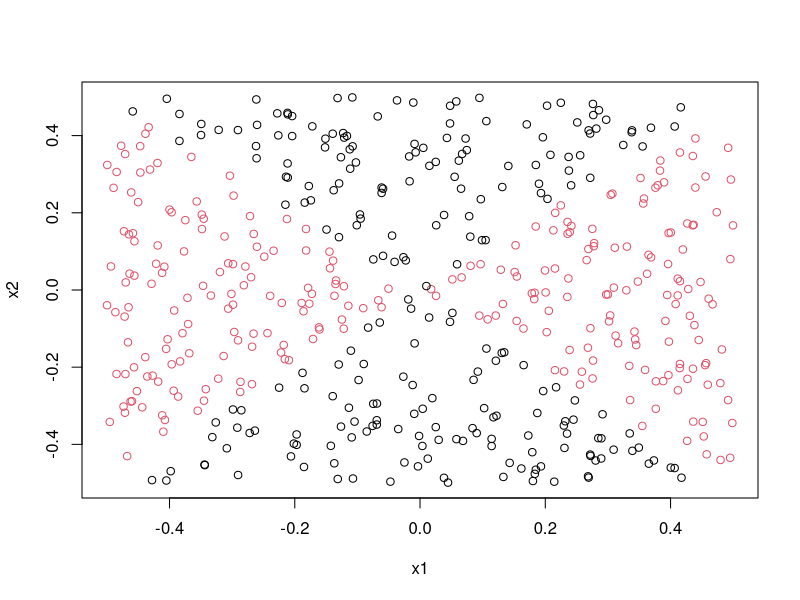
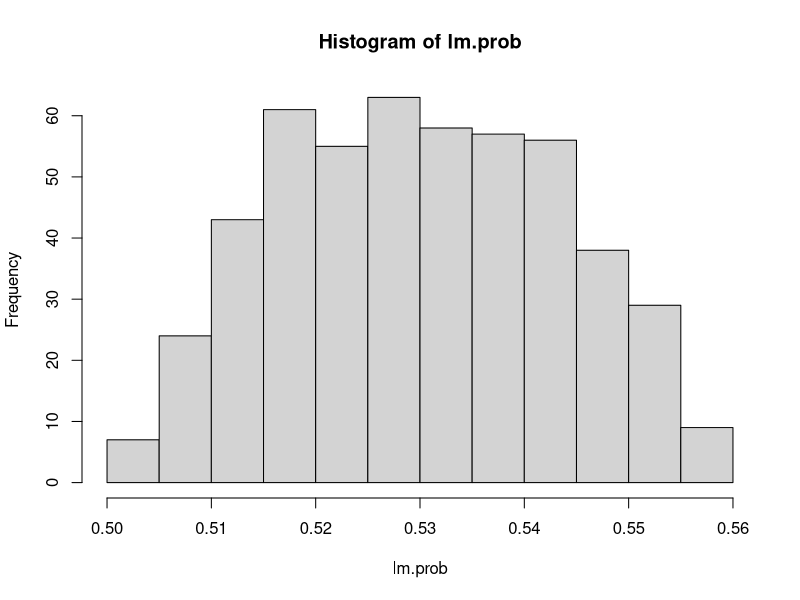
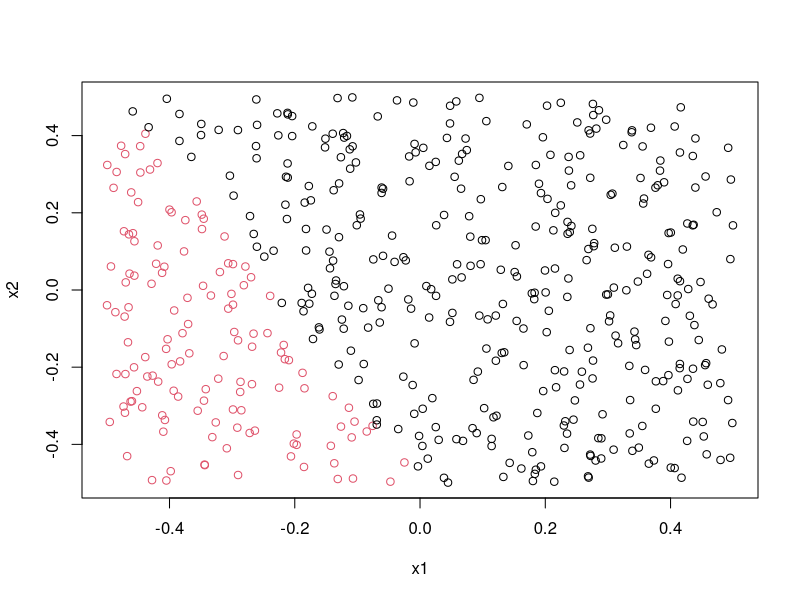
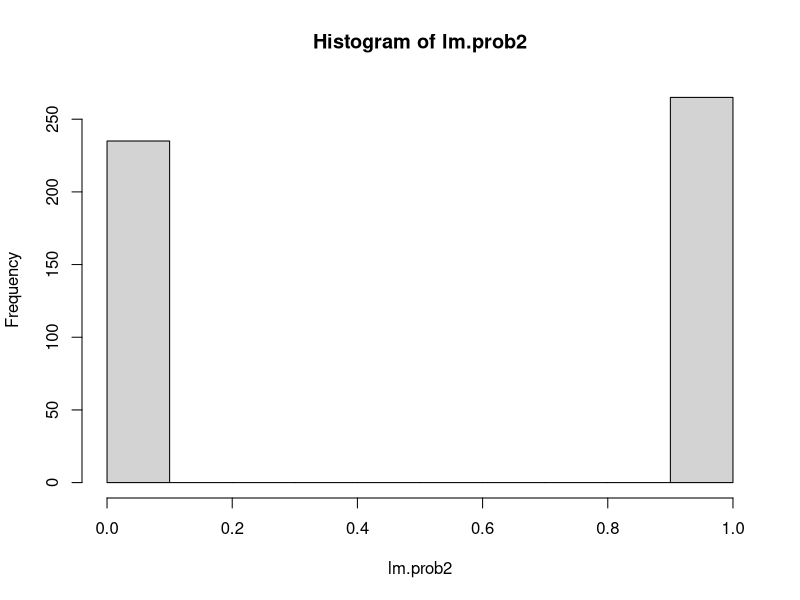
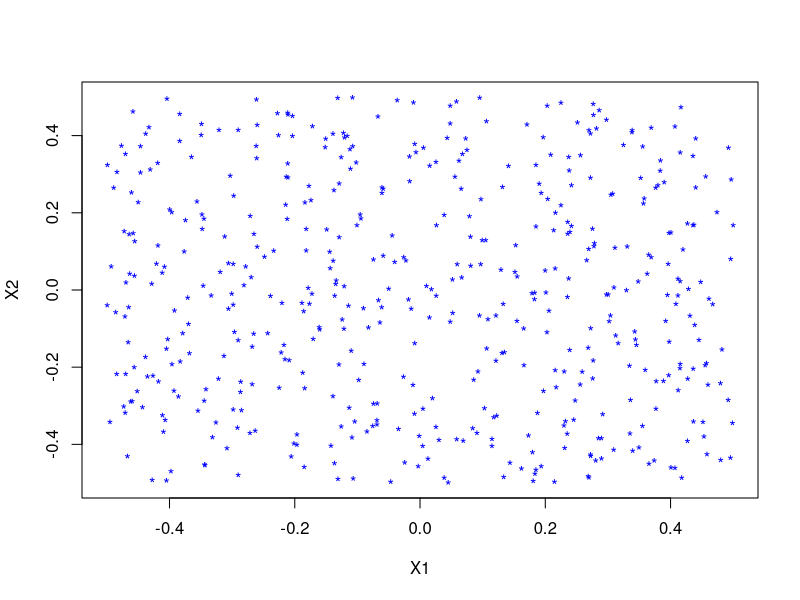
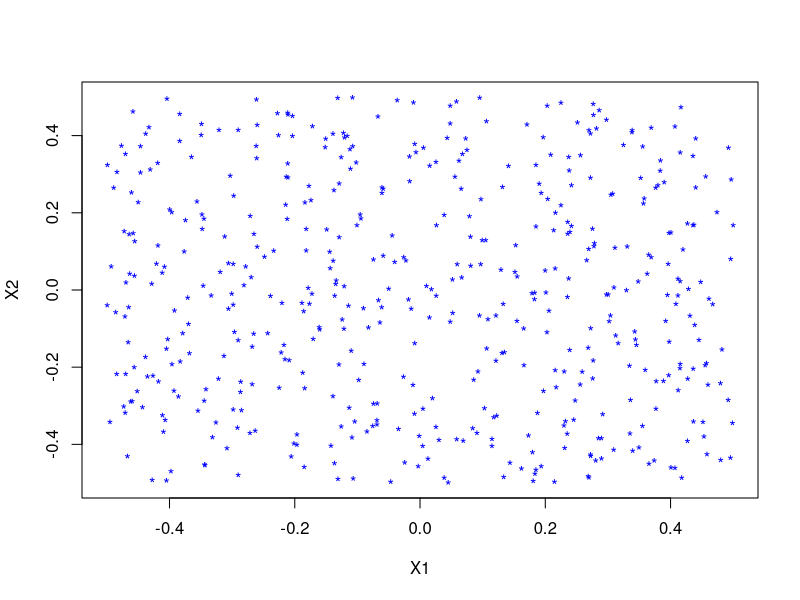
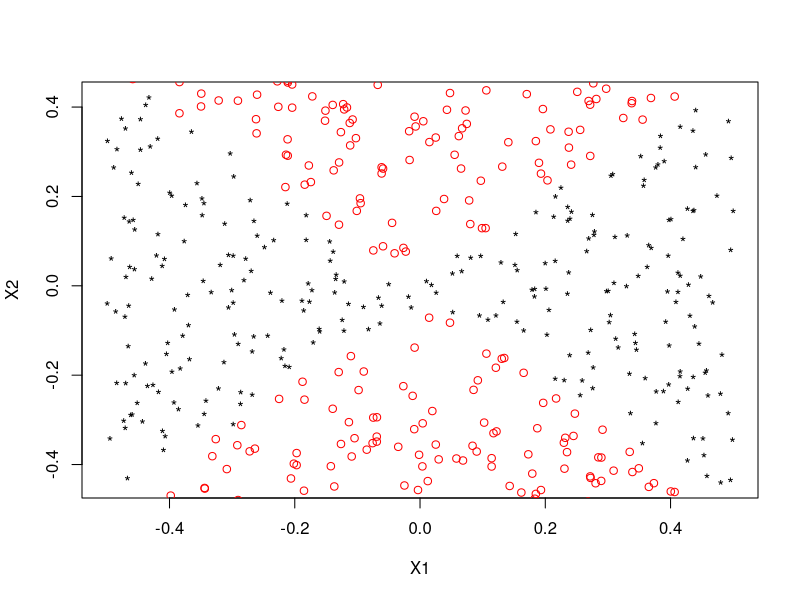

Here is the R script that generated these plots, in order:
## ---- chunk 1
#hw5
#9.5.bcdefgh

library(e1071)
set.seed(421)
x1 = runif(500) - 0.5
x2 = runif(500) - 0.5
y = 1 * (x1^2 - x2^2 > 0)

#(b)
plot(x1, x2, col=y+1)
#빨간점은 y=1, 검정점은 y=0
#직선 경계는 좀 힘들어보임 

#(c) logistic reg
lm.fit = glm(y ~ x1 + x2, family = binomial)
summary(lm.fit)

#(d)
data = data.frame(x1 = x1, x2 = x2, y = y)
lm.prob = predict(lm.fit, newdata=data, type = "response") #거의 0.5근처이다. 
hist(lm.prob)  #histogram. 정말 0.5 근처이다. 0.5이상인 것을 하면 다 1이라고 예측 할 것이다. 
#0.52에서 잘라줘보자.
y.hat.log = ifelse(lm.prob>0.52, 1, 0)  
table(y.hat.log, y)  #너무 많이 틀렸다. 
(table(y.hat.log, y)[1,1]+table(y.hat.log, y)[2,2])/500 #정답률이 안좋음 

cutpoints = seq(0.4, 0.6, length=101) #0.4~0.6까지 101개를 만든다. 
#얼마나 잘 맞추는지 기록해보자. train data로만 하는 것.
accuracy=rep(NA, 101)
for( i in 1:101){
  y.hat.log = ifelse(lm.prob>cutpoints[i], 1, 0)  
  accuracy[i]= mean(y.hat.log == y)
}

which.max(accuracy)  #71번이 accuracy가 제일 좋다. 
cutpoints[71]   #71번의 cutpoint를 알아내서 잘라주자.
#0.54에서 잘라주면 좋다.
y.hat.log = ifelse(lm.prob>0.54, 1, 0)  
plot(x1, x2, col=y.hat.log+1)
#분류가 잘 된건지 table로 확인해보기.
table(y.hat.log, y) #500개중에 297개 잘 분류됐음. 
#하지만 부질없는 짓이었음. 정확도도 떨어짐.


#(e)
lm.fit2 = glm(y ~ I(x1^2) + I(x2^2) + I(x1 * x2)+x1+x2, data = data, family = binomial)
lm.prob2 = predict(lm.fit2, data, type = "response")
hist(lm.prob2) #prob이 0아니면 1 가까이 많이 나옴. 너무 모델이 확실한 것. 
y.hat.log2 = ifelse(lm.prob2>0.5, 1, 0) 
table(y.hat.log2, y)   #100% 잘 분류됐다.  

#(f)
lm.prob = predict(lm.fit, data, type = "response")
lm.pred = ifelse(lm.prob > 0.5, 1, 0)
data.pos = data[lm.pred == 1, ]
data.neg = data[lm.pred == 0, ]
plot(data.pos$x1, data.pos$x2, col = "blue", xlab = "X1", ylab = "X2", pch = "*")
points(data.neg$x1, data.neg$x2, col = "red", pch = 1)

#(g) # 잘 안됨 #svc
svm.fit = svm(as.factor(y) ~ x1 + x2, data, kernel = "linear", cost = 0.1)
svm.pred = predict(svm.fit, data)
data.pos = data[svm.pred == 1, ]
data.neg = data[svm.pred == 0, ]
plot(data.pos$x1, data.pos$x2, col = "blue", xlab = "X1", ylab = "X2", pch = "*")
points(data.neg$x1, data.neg$x2, col = "red", pch = 1) 
#1은 파란색, 0은 빨간색으로 하려고 했으나 다 1로 만들어버렸다.
# 전부다 1이 돼서 예측력이 50%정도 밖에 안나온다. 


#(h)
svm.fit = svm(as.factor(y) ~ x1 + x2, data, gamma = 1)
svm.pred = predict(svm.fit, data)
data.pos = data[svm.pred == 1, ]
data.neg = data[svm.pred == 0, ]
plot(data.pos$x1, data.pos$x2, col = "black", xlab = "X1", ylab = "X2", pch = "*")
points(data.neg$x1, data.neg$x2, col = "red", pch = 1)
#복잡한 모형도 잘 맞출 수 있다. 


